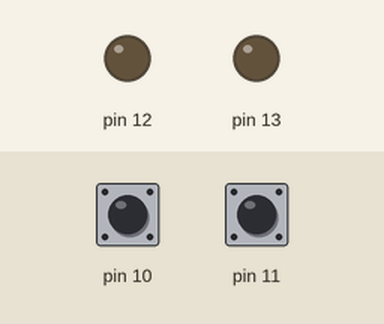
Simulated run of this sketch. Board: Arduino Uno, built with avr-gcc and run on an emulated ATmega328P. Parts: output pins drawn as LEDs (lit = HIGH). The inputs (shaded band) are chosen by the test bench; at power-on: pin 10 HIGH, pin 11 HIGH.

Above: at 1.2 s.
1.3 s: pin 10 pulled LOW for 0.15 s
At 2.0 s:
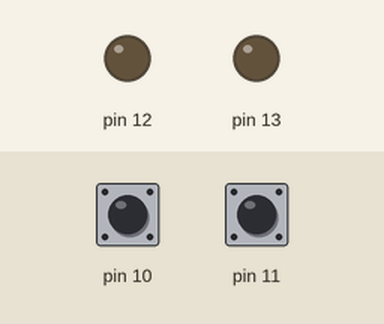
3.0 s: pin 11 pulled LOW for 0.15 s
At 3.1 s:
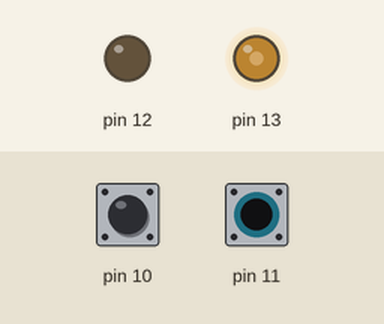
4.7 s: pin 10 pulled LOW for 1 s
At 5.5 s:
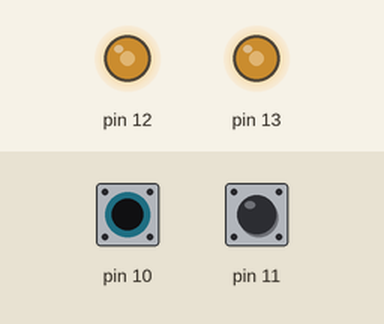
7.2 s: pin 10 pulled LOW for 3.2 s
At 11.4 s:
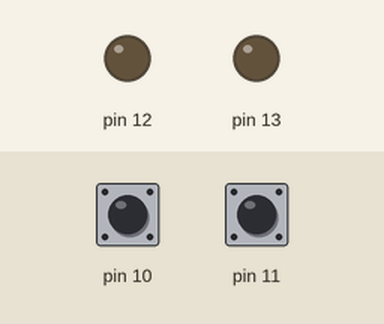
11.9 s: pin 11 pulled LOW for 3.2 s
At 12.6 s:
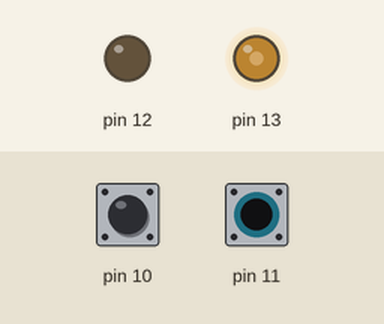
Timing chart, 0 to 16.6 s (numbered marks = the images above; inputs shaded):
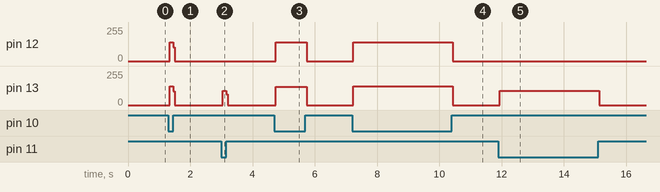

The sketch:

code.ino
```cpp
//Codigo
void setup()
{
  pinMode(10, INPUT_PULLUP);
  pinMode(11, INPUT_PULLUP);
  pinMode(12, OUTPUT);
  pinMode(13, OUTPUT);
}

void loop()
{
   digitalWrite(12, LOW);
   digitalWrite(13, LOW);
   int lectura1 = digitalRead(10);
   if(lectura1 == 0){
     digitalWrite(12, HIGH);
     digitalWrite(13, HIGH);
   }
  int lectura2 = digitalRead(11);
  if (lectura2 == 0){
      digitalWrite(13, HIGH);
  }
}
```

Measured:
- after the input at 1.3 s, pin 12, pin 13: 0/255 → 139/255 at once, → 0/255 0.12 s later
- after the input at 3.0 s, pin 13: 0/255 → 106/255 at once, → 0/255 0.12 s later
- after the input at 4.7 s, pin 12: 0/255 → 139/255 at once, → 0/255 1.0 s later; pin 13: 0/255 → 137/255 at once, → 0/255 1.0 s later
- after the input at 7.2 s, pin 12, pin 13: 0/255 → 139/255 at once, → 0/255 3.2 s later
- after the input at 11.9 s, pin 13: 0/255 → 106/255 at once, → 0/255 3.2 s later
